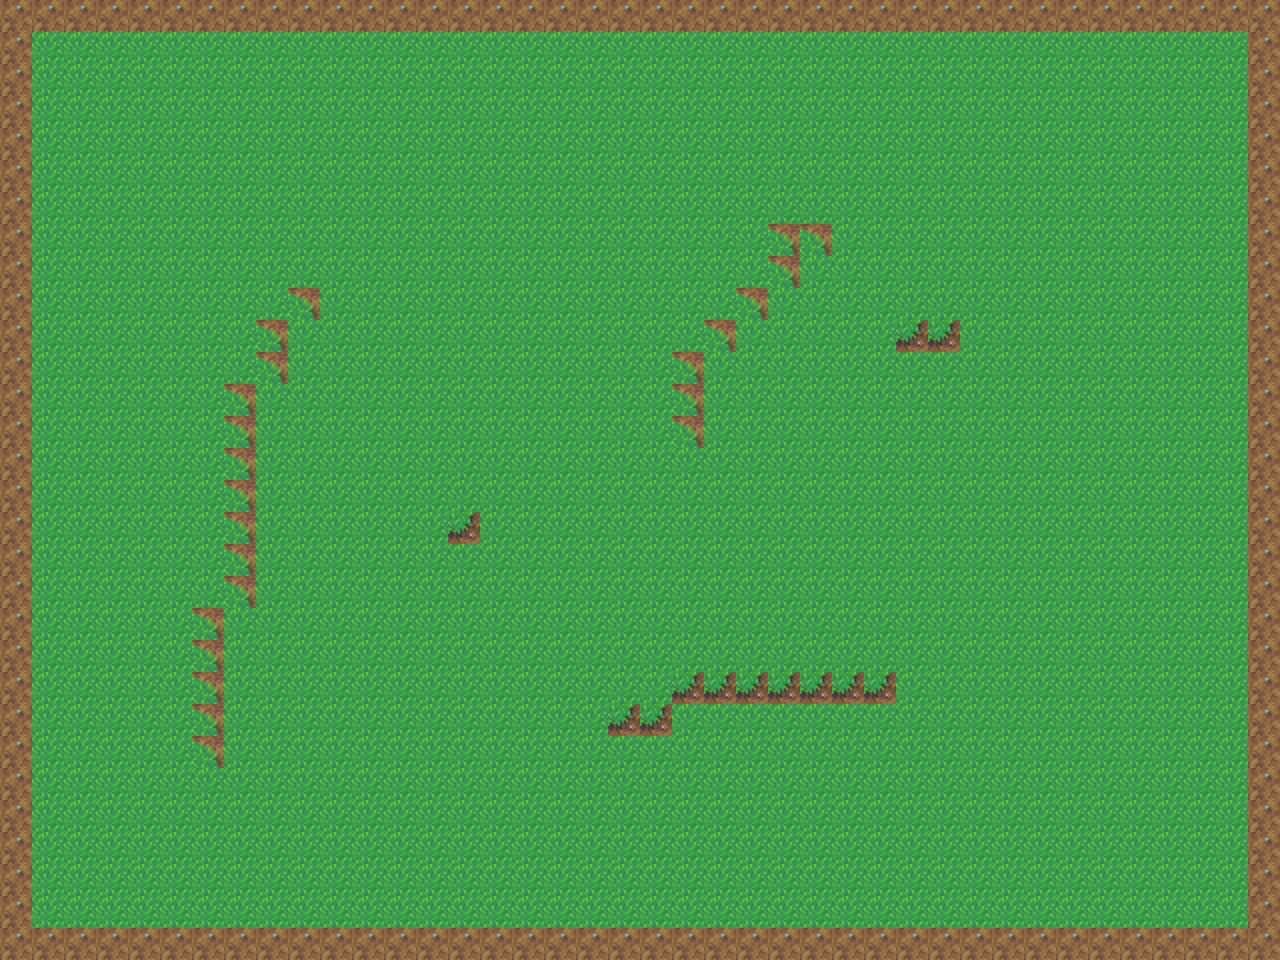

The image is a tile-based game level rendered from a .tmx file. Its description and complete source (layers, tilesets, objects, tile grids) follow:
An orthogonal 40x30 tile map with 32x32 px tiles, 1 tile layer (Tile Layer 1) and 9 objects.

<map version="1.2" tiledversion="1.3.2" orientation="orthogonal" renderorder="right-down" compressionlevel="-1" width="40" height="30" tilewidth="32" tileheight="32" infinite="0" nextlayerid="3" nextobjectid="11">
 <tileset firstgid="1" source="grass-tiles-2-small.tsx" />
 <layer id="1" name="Tile Layer 1" width="40" height="30">
  <data encoding="csv">
7,7,7,7,7,7,7,7,7,7,7,7,7,7,7,7,7,7,7,7,7,7,7,7,7,7,7,7,7,7,7,7,7,7,7,7,7,7,7,7,
7,1,1,1,1,1,1,1,1,1,1,1,1,1,1,1,1,1,1,1,1,1,1,1,1,1,1,1,1,1,1,1,1,1,1,1,1,1,1,7,
7,1,1,1,1,1,1,1,1,1,1,1,1,1,1,1,1,1,1,1,1,1,1,1,1,1,1,1,1,1,1,1,1,1,1,1,1,1,1,7,
7,1,1,1,1,1,1,1,1,1,1,1,1,1,1,1,1,1,1,1,1,1,1,1,1,1,1,1,1,1,1,1,1,1,1,1,1,1,1,7,
7,1,1,1,1,1,1,1,1,1,1,1,1,1,1,1,1,1,1,1,1,1,1,1,1,1,1,1,1,1,1,1,1,1,1,1,1,1,1,7,
7,1,1,1,1,1,1,1,1,1,1,1,1,1,1,1,1,1,1,1,1,1,1,1,1,1,1,1,1,1,1,1,1,1,1,1,1,1,1,7,
7,1,1,1,1,1,1,1,1,1,1,1,1,1,1,1,1,1,1,1,1,1,1,1,1,1,1,1,1,1,1,1,1,1,1,1,1,1,1,7,
7,1,1,1,1,1,1,1,1,1,1,1,1,1,1,1,1,1,1,1,1,1,1,1,6,6,1,1,1,1,1,1,1,1,1,1,1,1,1,7,
7,1,1,1,1,1,1,1,1,1,1,1,1,1,1,1,1,1,1,1,1,1,1,1,6,1,1,1,1,1,1,1,1,1,1,1,1,1,1,7,
7,1,1,1,1,1,1,1,1,6,1,1,1,1,1,1,1,1,1,1,1,1,1,6,1,1,1,1,1,1,1,1,1,1,1,1,1,1,1,7,
7,1,1,1,1,1,1,1,6,1,1,1,1,1,1,1,1,1,1,1,1,1,6,1,1,1,1,1,18,18,1,1,1,1,1,1,1,1,1,7,
7,1,1,1,1,1,1,1,6,1,1,1,1,1,1,1,1,1,1,1,1,6,1,1,1,1,1,1,1,1,1,1,1,1,1,1,1,1,1,7,
7,1,1,1,1,1,1,6,1,1,1,1,1,1,1,1,1,1,1,1,1,6,1,1,1,1,1,1,1,1,1,1,1,1,1,1,1,1,1,7,
7,1,1,1,1,1,1,6,1,1,1,1,1,1,1,1,1,1,1,1,1,6,1,1,1,1,1,1,1,1,1,1,1,1,1,1,1,1,1,7,
7,1,1,1,1,1,1,6,1,1,1,1,1,1,1,1,1,1,1,1,1,1,1,1,1,1,1,1,1,1,1,1,1,1,1,1,1,1,1,7,
7,1,1,1,1,1,1,6,1,1,1,1,1,1,1,1,1,1,1,1,1,1,1,1,1,1,1,1,1,1,1,1,1,1,1,1,1,1,1,7,
7,1,1,1,1,1,1,6,1,1,1,1,1,1,18,1,1,1,1,1,1,1,1,1,1,1,1,1,1,1,1,1,1,1,1,1,1,1,1,7,
7,1,1,1,1,1,1,6,1,1,1,1,1,1,1,1,1,1,1,1,1,1,1,1,1,1,1,1,1,1,1,1,1,1,1,1,1,1,1,7,
7,1,1,1,1,1,1,6,1,1,1,1,1,1,1,1,1,1,1,1,1,1,1,1,1,1,1,1,1,1,1,1,1,1,1,1,1,1,1,7,
7,1,1,1,1,1,6,1,1,1,1,1,1,1,1,1,1,1,1,1,1,1,1,1,1,1,1,1,1,1,1,1,1,1,1,1,1,1,1,7,
7,1,1,1,1,1,6,1,1,1,1,1,1,1,1,1,1,1,1,1,1,1,1,1,1,1,1,1,1,1,1,1,1,1,1,1,1,1,1,7,
7,1,1,1,1,1,6,1,1,1,1,1,1,1,1,1,1,1,1,1,1,18,18,18,18,18,18,18,1,1,1,1,1,1,1,1,1,1,1,7,
7,1,1,1,1,1,6,1,1,1,1,1,1,1,1,1,1,1,1,18,18,1,1,1,1,1,1,1,1,1,1,1,1,1,1,1,1,1,1,7,
7,1,1,1,1,1,6,1,1,1,1,1,1,1,1,1,1,1,1,1,1,1,1,1,1,1,1,1,1,1,1,1,1,1,1,1,1,1,1,7,
7,1,1,1,1,1,1,1,1,1,1,1,1,1,1,1,1,1,1,1,1,1,1,1,1,1,1,1,1,1,1,1,1,1,1,1,1,1,1,7,
7,1,1,1,1,1,1,1,1,1,1,1,1,1,1,1,1,1,1,1,1,1,1,1,1,1,1,1,1,1,1,1,1,1,1,1,1,1,1,7,
7,1,1,1,1,1,1,1,1,1,1,1,1,1,1,1,1,1,1,1,1,1,1,1,1,1,1,1,1,1,1,1,1,1,1,1,1,1,1,7,
7,1,1,1,1,1,1,1,1,1,1,1,1,1,1,1,1,1,1,1,1,1,1,1,1,1,1,1,1,1,1,1,1,1,1,1,1,1,1,7,
7,1,1,1,1,1,1,1,1,1,1,1,1,1,1,1,1,1,1,1,1,1,1,1,1,1,1,1,1,1,1,1,1,1,1,1,1,1,1,7,
7,7,7,7,7,7,7,7,7,7,7,7,7,7,7,7,7,7,7,7,7,7,7,7,7,7,7,7,7,7,7,7,7,7,7,7,7,7,7,7
</data>
 </layer>
 <objectgroup id="2" name="Object Layer 1">
  <object id="1" x="317.831" y="384.677" width="401.073" height="490.621" />
  <object id="2" x="638.185" y="200.536" />
  <object id="3" x="876.559" y="185.402" width="21.441" height="95.8539" />
  <object id="4" x="997.637" y="524.674" width="95.8539" height="137.475" />
  <object id="5" x="512" y="341" width="66" height="30" />
  <object id="6" x="217" y="202" width="180" height="49" />
  <object id="7" x="108" y="473" width="28" height="58" />
  <object id="8" x="195" y="503" width="11" height="38" />
  <object id="9" x="68" y="585" width="170" height="44" />
 </objectgroup>
</map>
